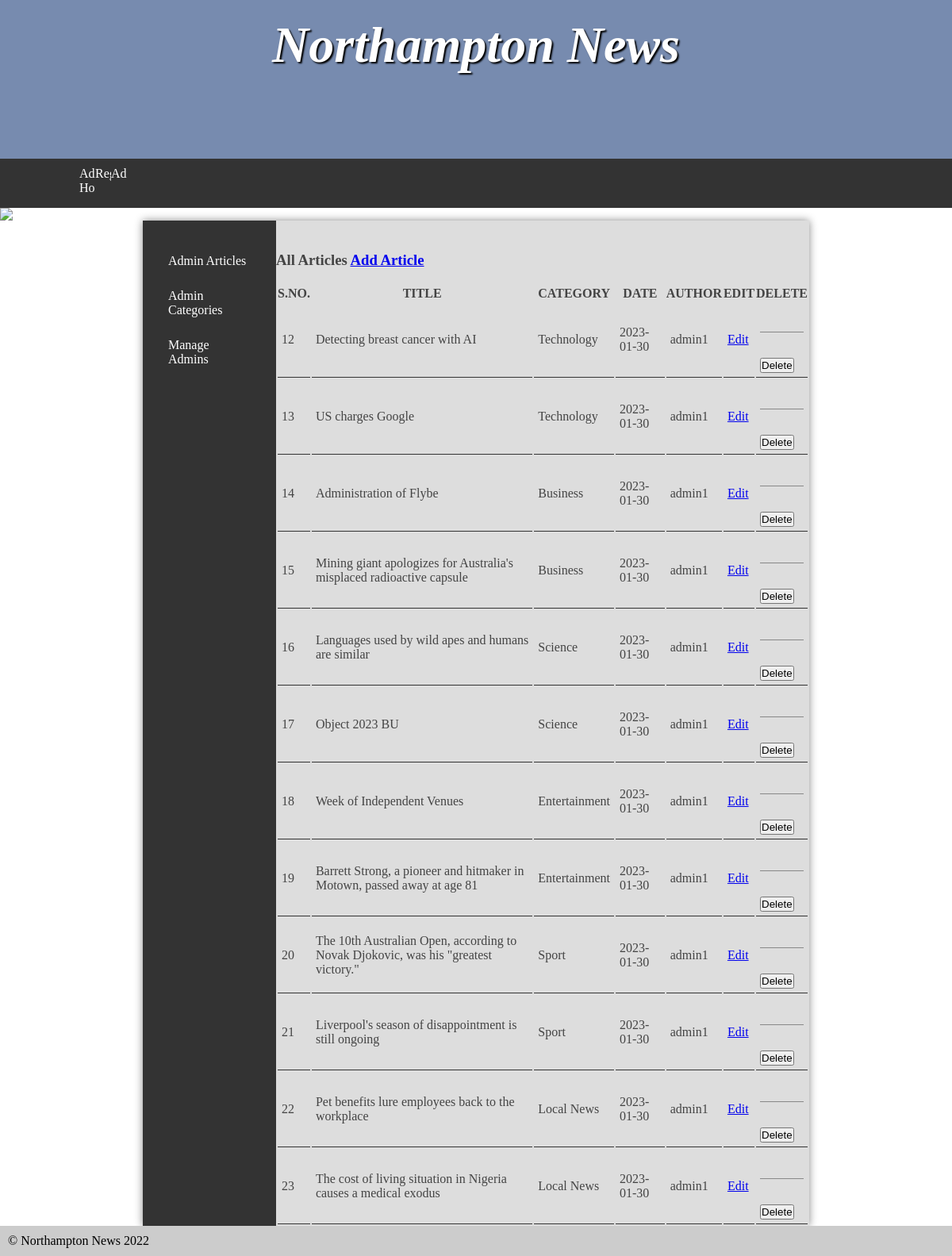
Screenshot of /adminArticles.php with the database file from the repository.
### tables this page shows
CREATE TABLE `articles` (
  `article_id` int NOT NULL AUTO_INCREMENT,
  `title` varchar(100) NOT NULL,
  `description` text NOT NULL,
  `date` date NOT NULL,
  `image` varchar(100) NOT NULL,
  `category` text NOT NULL,
  `author` int NOT NULL,
  PRIMARY KEY (`article_id`),
  KEY `admin_id` (`author`),
  CONSTRAINT `articles_ibfk_1` FOREIGN KEY (`author`) REFERENCES `admins` (`admin_id`)
);

CREATE TABLE `categories` (
  `category_id` int NOT NULL AUTO_INCREMENT,
  `category_name` text NOT NULL,
  `post` int NOT NULL DEFAULT '0',
  PRIMARY KEY (`category_id`)
);

### adminArticles.php (the view, shortened to what this page needs)
<?php
$pdo = new PDO("mysql:host=db;dbname=news", 'root', 'example');
?>
<!DOCTYPE html>
<html>
	<head>
		<link rel="stylesheet" href="styles.css"/>
	</head>
	<body>
		<header>
			<section>
				<h1>Northampton News</h1>
			</section>
		</header>
		<nav>
			<ul>
				<li><a href="adminHome.php">Admin Home</a></li>
				<?php
				if(isset($_SESSION['username'])){ ?>
				<li><a href=""><?php echo $_SESSION['username']; ?></a></li>
				<li><a href="logout.php">Logout</a></li>
				<?php
				}
				else{
					?>
				<li><a href="register.php">Register</a></li>
				<li><a href="adminLogin.php">Admin</a></li>
				<?php
				}
				?>
			</ul>
			</nav>
		<img src="images/banners/randombanner.php" />
		<main>
			<nav>
				<ul>
					<li><a href="adminArticles.php">Admin Articles</a></li>
					<li><a href="adminCategories.php">Admin Categories</a></li>
					<li><a href="manageAdmins.php">Manage Admins</a></li>
				</ul>
			</nav>
		<h3>All Articles <a href="addArticle.php">Add Article</a></h3>
		 <table>
		<thead>
                        <tr>
                            <th>S.NO.</th>
                            <th>TITLE</th>
                            <th>CATEGORY</th>
                            <th>DATE</th>
                            <th>AUTHOR</th>
                            <th>EDIT</th>
                            <th>DELETE</th>
                        </tr>
                    </thead>
					<tbody>
						<?php
						$arpqry = "SELECT articles.article_id, articles.title, articles.description, articles.date, categories.category_name, admins.username FROM articles
						LEFT JOIN categories ON articles.category = categories.category_id
						LEFT JOIN admins ON articles.author = admins.admin_id
						ORDER BY articles.article_id";
						$arpstmt = $pdo->prepare($arpqry);
						$arpstmt->execute();
						$arpstmt->setFetchMode(PDO::FETCH_ASSOC);
						$rslt = $arpstmt -> fetchAll();
						if($rslt)
						{
						foreach($rslt as $row){
							?>
							<tr>
								<td><?=$row['article_id']; ?></td>
								<td><?=$row['title']; ?></td>
								<td><?=$row['category_name']; ?></td>
								<td><?=$row['date']; ?></td>
								<td><?=$row['username']; ?></td>
								<td>
									<a href="editArticle.php?article_id=<?=$row['article_id'];?>">Edit</a>
								</td>
								<td><form action="deleteArticle.php" method=POST>
									<button type="submit" name="delete" value="<?=$row['article_id'];?>">Delete</button></form>
								</td>
							</tr>
							<?php
						}
						}
						?>
					</tbody>
				</table>
       </main>
		<footer>
			&copy; Northampton News 2022
		</footer>
	</body>
</html>

### styles.css (style rules this page uses)
* { margin: 0; padding: 0; }
html { font-family: 'Oxygen-Regular', times, verdana, sans-serif; }
body { background-color: #fff; }
header { background-color: #778baf ; color: white; height: 200px; }
nav { width: 100%; background-color: #333; overflow: auto; }
nav ul { width: 1000px; margin: auto; display: block; list-style-type: none; }
nav ul li { width: 2%; float: left; overflow: auto; text-align: center; }
nav a { color: white; padding-top: 10px; display: block; text-decoration: none; }
header section { display: block; }
header h1 { font-weight: bold; font-style: italic; }
h1 { font-size:4em; color: white; text-align: center; padding-top: 20px; text-shadow: 2px 2px 2px #000; }
main { min-height: 50vh; background-color: #ddd; width: 70vw; display: block; margin: auto; box-shadow: 0px 0px 10px #888; color:#444; }
p, li, h2 { margin-bottom: 1em; }
footer { background-color: #ccc; padding: 10px; }
form { padding-top: 2em; margin-top: 2em; border-top: 1px solid #888; }
table { width: 100%; margin-top: 20px; }
td { padding: 5px; border-bottom: 1px solid #333; }
ul { margin-left: 2em; }
body > img { display: block; width: 100%; }
main { display: table; }
main > nav { display: table-cell; width: 20%; padding: 2em; }
main > nav li { float: none; width: auto; text-align: left; }
main > nav ul { width: auto; }

### rows the page displays
articles: article_id "12", title "Detecting breast cancer with AI", categories.category_name "Technology", date "2023-01-30", author.username "admin1"
articles: article_id "13", title "US charges Google", categories.category_name "Technology", date "2023-01-30", author.username "admin1"
articles: article_id "14", title "Administration of Flybe", categories.category_name "Business", date "2023-01-30", author.username "admin1"
articles: article_id "15", title "Mining giant apologizes for Australia's misplaced radioactive capsule", categories.category_name "Business", date "2023-01-30", author.username "admin1"
articles: article_id "16", title "Languages used by wild apes and humans are similar", categories.category_name "Science", date "2023-01-30", author.username "admin1"
articles: article_id "17", title "Object 2023 BU", categories.category_name "Science", date "2023-01-30", author.username "admin1"
articles: article_id "18", title "Week of Independent Venues", categories.category_name "Entertainment", date "2023-01-30", author.username "admin1"
articles: article_id "19", title "Barrett Strong, a pioneer and hitmaker in Motown, passed away at age 81", categories.category_name "Entertainment", date "2023-01-30", author.username "admin1"
articles: article_id "20", title "The 10th Australian Open, according to Novak Djokovic, was his \"greatest victory.\"", categories.category_name "Sport", date "2023-01-30", author.username "admin1"
articles: article_id "21", title "Liverpool's season of disappointment is still ongoing", categories.category_name "Sport", date "2023-01-30", author.username "admin1"
articles: article_id "22", title "Pet benefits lure employees back to the workplace", categories.category_name "Local News", date "2023-01-30", author.username "admin1"
articles: article_id "23", title "The cost of living situation in Nigeria causes a medical exodus", categories.category_name "Local News", date "2023-01-30", author.username "admin1"
